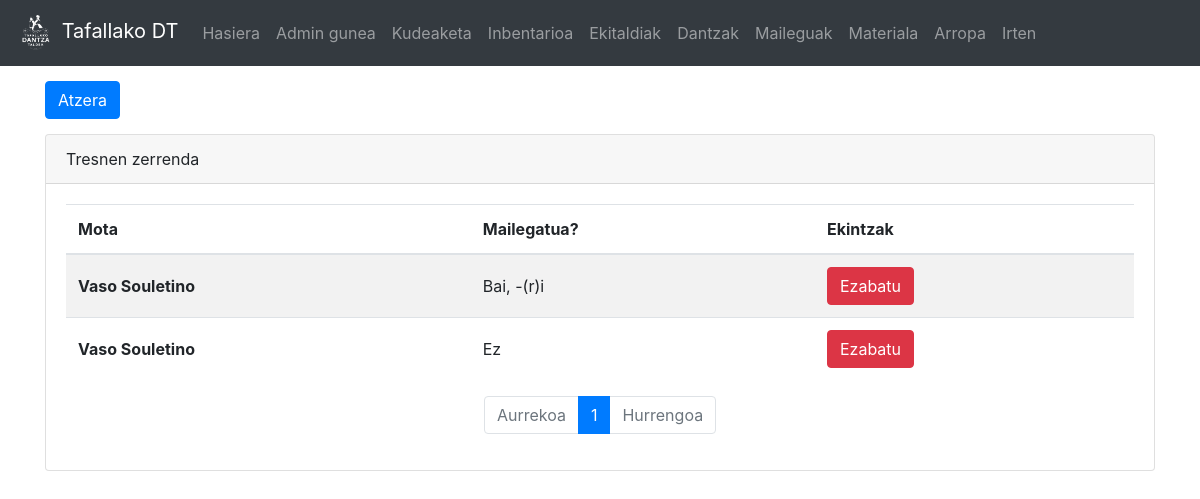
/materiala/19/ (signed in), run on an earlier commit of the app's database.
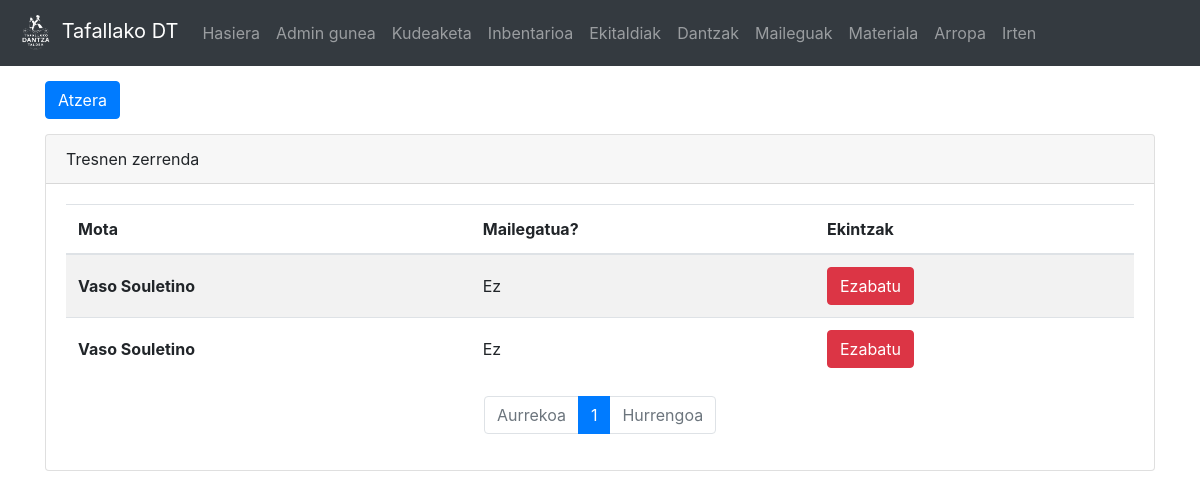
And on a later commit of the database.
### dantza/models.py (models this page shows, shortened)
class Tresna(models.Model):
	material_mota = models.ForeignKey(Materiala, on_delete=models.CASCADE)
	mailegatua = models.BooleanField(default=False)

class Materiala(models.Model):
	mota = models.CharField(max_length=50)
	def __str__(self):
		return self.mota

### dantza/views.py (the view, shortened to what this page needs)
# urls.py: path(r'materiala/<int:m_id>/', views.material_info, name='material_info'),
@login_required(login_url='/login')
def material_info(request,m_id):
	if not request.user.groups.filter(name='material_arduradunak').exists():
		return HttpResponseRedirect('/')
	m_list = Tresna.objects.filter(material_mota=Materiala.objects.get(pk=m_id))
	paginator = Paginator(m_list, 5)
	page = request.GET.get('page')
	try:
		tresnak = paginator.page(page)
	except PageNotAnInteger:
		tresnak = paginator.page(1)
	except EmptyPage:
		tresnak = paginator.page(paginator.num_pages)
	return render(request,'dantza/material_info.html',{'a_list':tresnak})

### dantza/templatetags/auth_extras.py (called while the page is built)
@register.filter(name='has_group')
def has_group(user, group_name):
    return user.groups.filter(name=group_name).exists()

### templates/dantza/material_info.html (shortened to what this page needs)
{% extends "dantza/base.html" %}
{% block edukia %}
<div class="container">
	<a class="btn btn-primary" href="/materiala" style="margin-top: 15px;">Atzera</a>
	<div class="card" style="margin-top: 15px; margin-bottom: 15px;">
		<div class="card-header">Tresnen zerrenda</div>
		<div class="card-body">
	{% if a_list %}
	{% load auth_extras %}
		<div class="table-responsive">
			<table class="table table-hover table-striped">
			  <thead>
				<tr>
				  <th scope="col">Mota</th>
					<th scope="col">Mailegatua?</th>
					<th>Ekintzak</th>
				</tr>
			  </thead>
			  <tbody>
			{% for a in a_list %}
				  		<tr>
						  <th scope="row" style="vertical-align:middle;">{{ a.material_mota }}</th>
						  <td style="vertical-align:middle;">
							  {% if a.mailegatua %}
								Bai, {{ a.get_mailegua.dantzari }}-(r)i
							  {% else %}
								Ez
							  {% endif %}
						  </td>
						  <td style="vertical-align:middle;">
							  {% if 'page' in request.GET %}
							  	<a class="btn btn-danger" href="?page={{ request.GET|get:'page' }}&delete&id={{ a.pk }}">Ezabatu</a>
							  {% else %}
							  	<a class="btn btn-danger" href="?delete&id={{ a.pk }}">Ezabatu</a>
							  {% endif %}
						  </td>
					  </tr>
			{% endfor %}
				</tbody>
			</table>
<nav aria-label="paginator">
  <ul class="pagination justify-content-center">
	  {% if a_list.has_previous %}
	  	<li class="page-item"><a class="page-link" href="?page={{ a_list.previous_page_number }}">Aurrekoa</a></li>
	  {% else %}
	  	<li class="page-item disabled"><a class="page-link" href="#">Aurrekoa</a></li>
	  {% endif %}
    <li class="page-item active"><div class="page-link">{{ a_list.number }}</div></li>
      {% if a_list.has_next %}
	  	<li class="page-item"><a class="page-link" href="?page={{ a_list.next_page_number }}">Hurrengoa</a></li>
	  {% else %}
	  	<li class="page-item disabled"><a class="page-link" href="#">Hurrengoa</a></li>
	  {% endif %}
  </ul>
</nav>
			</div>
	{% else %}
		Oraindik ez dago mota honetako tresnarik.<br/>
	{% endif %}
		</div>
	</div>
</div>
{% endblock edukia %}

What changed in the data, as far as the page shows it:
changed Tresna (number 1 of 2 on the later page): mailegatua "Bai, -(r)i" → "Ez"
